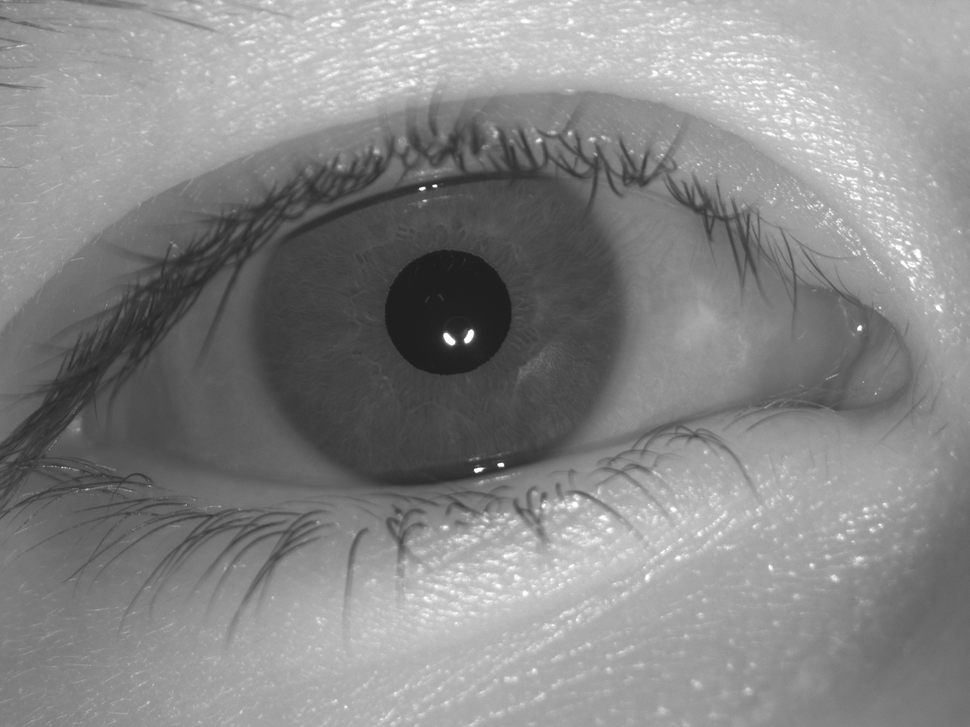
#> input picture colab/example_orb_image_1.png, 970 x 727 px, shrunk from 1440 x 1080 before the run
$ jupyter execute --allow-errors HammingPipeline.ipynb
#> lines starting #> are read from the running program, lines starting #| are printed output that depends on the picture
[cell 1]
import iris
import cv2
import matplotlib.pyplot as plt

print(iris.__version__)


subject1_first_image = cv2.imread("./example_orb_image_1.png", cv2.IMREAD_GRAYSCALE)
#> subject1_first_image is the input picture: shape (727, 970); min 29, max 255, mean 134.7
subject1_second_image = cv2.imread("./example_orb_image_2.png", cv2.IMREAD_GRAYSCALE)
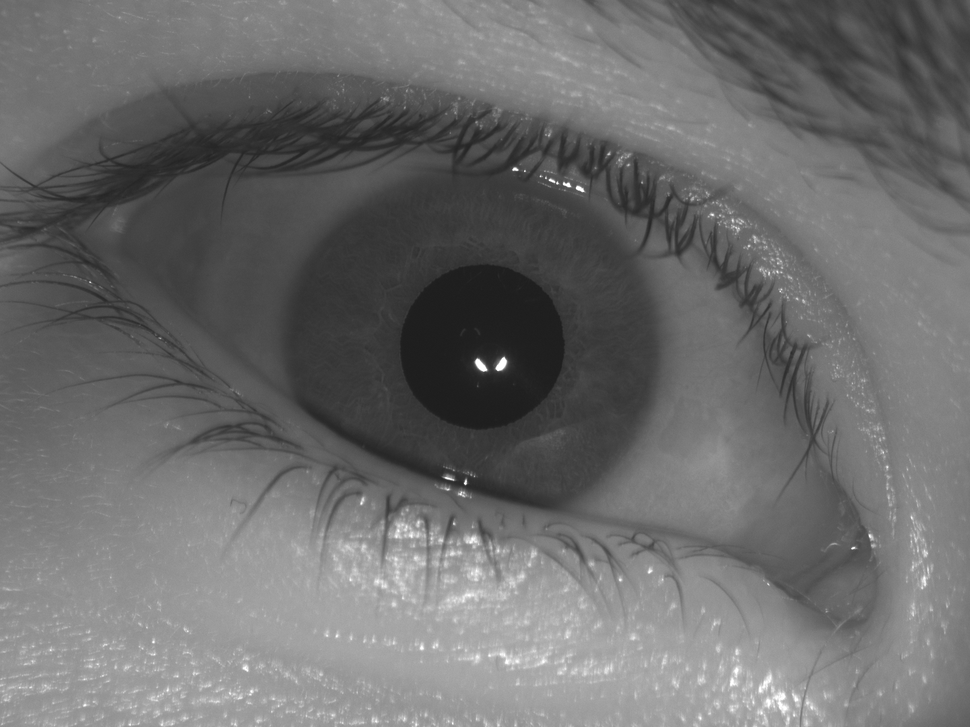
#> input picture colab/example_orb_image_2.png, 970 x 727 px, shrunk from 1440 x 1080 before the run
#> subject1_second_image is the input picture: shape (727, 970); min 29, max 255, mean 108.3
subject2_first_image = cv2.imread("./example_orb_image_3.png", cv2.IMREAD_GRAYSCALE)
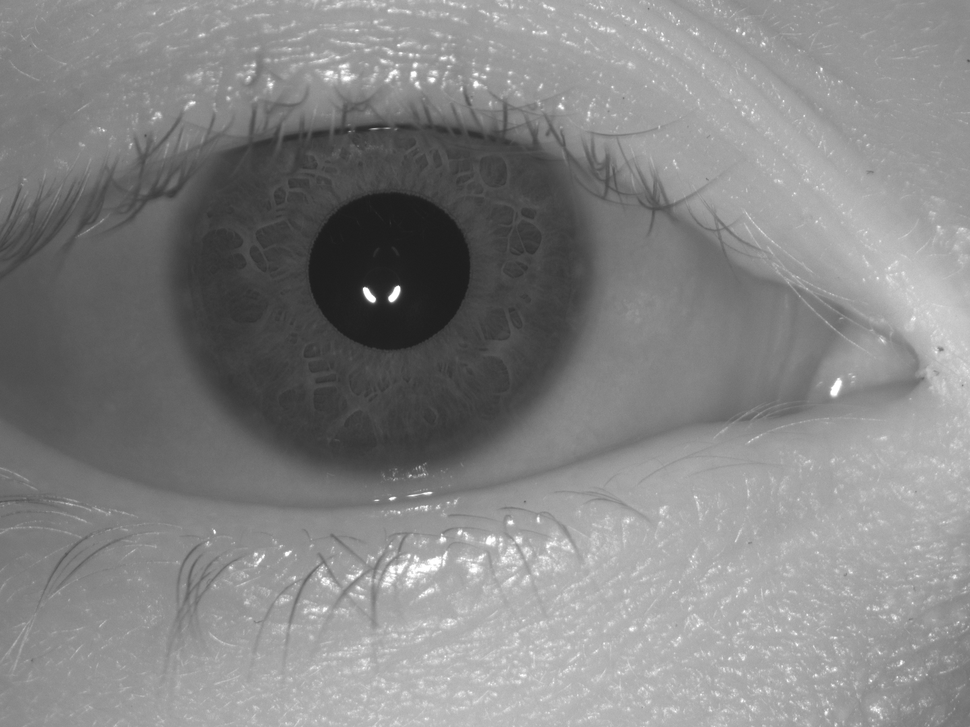
#> input picture colab/example_orb_image_3.png, 970 x 727 px, shrunk from 1440 x 1080 before the run
#> subject2_first_image is the input picture: shape (727, 970); min 29, max 255, mean 132.8
#> (the rest of this cell did not finish here and is left out)
